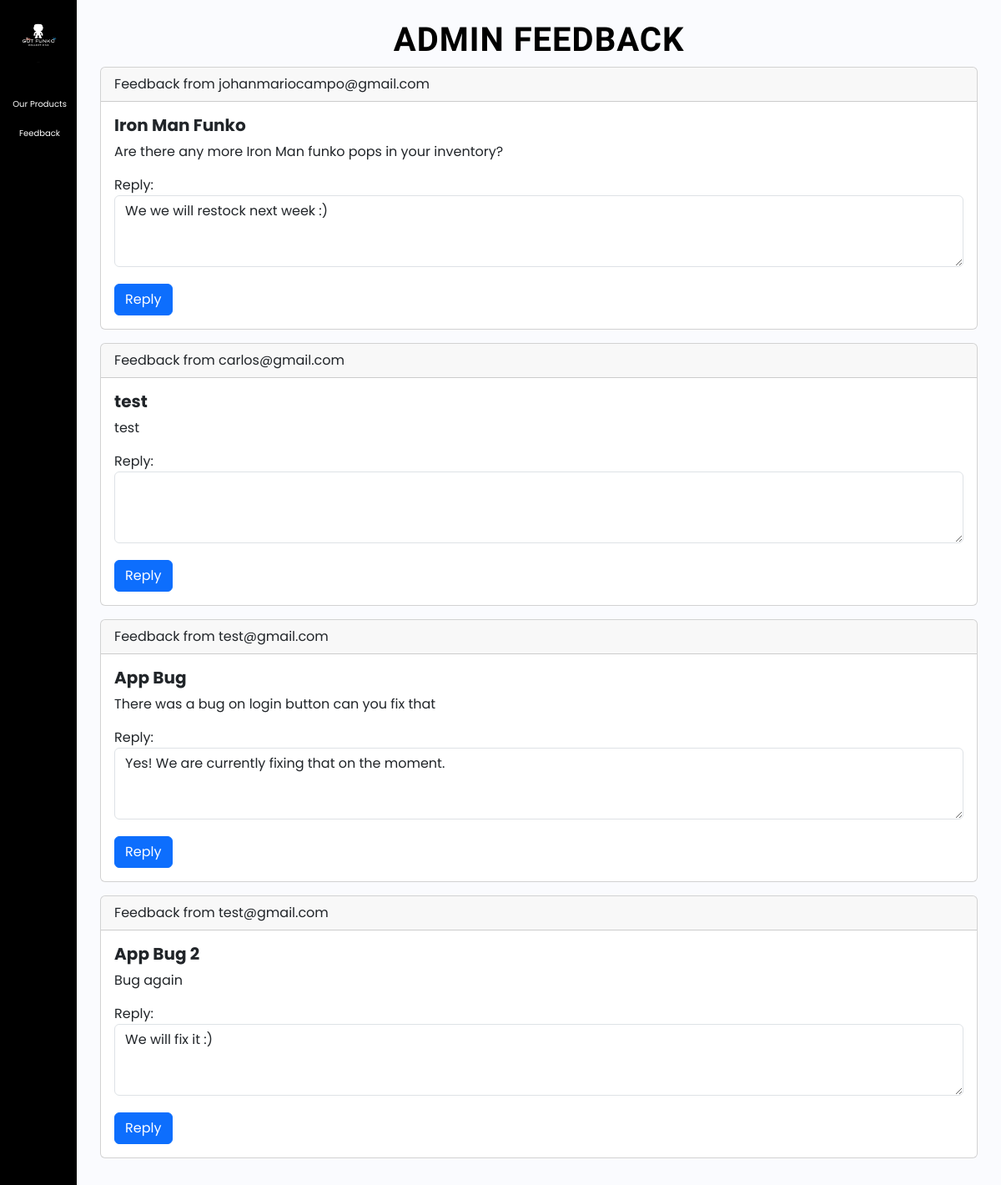
The app's page /AdminFeedback.php with its own data.
### tables this page shows
CREATE TABLE `customerfeedbacks` (
  `FeedbackID` int(11) NOT NULL,
  `Email` varchar(50) NOT NULL,
  `FeedbackTitle` varchar(50) NOT NULL,
  `FeedbackContent` varchar(500) NOT NULL,
  `reply` varchar(255) NOT NULL
);

### AdminFeedback.php (the view, shortened to what this page needs)
<!DOCTYPE html>
<html lang="en">
<head>
    <link href="https://cdn.lineicons.com/4.0/lineicons.css" rel="stylesheet" />
    <link href="https://cdn.jsdelivr.net/npm/bootstrap@5.3.0-alpha3/dist/css/bootstrap.min.css" rel="stylesheet"
>
    <link rel="stylesheet" href="style.css">
</head>
<body>
    <div class="wrapper">
        <aside id="sidebar">
            <div class="sidebar-logo">
                <img src="img/CircularLogo.jpg" alt="Logo"
                    style="width: 100%; max-width: 120px; display: block; margin: 0 auto;">
            </div>
            <ul class="sidebar-nav">
                <li class="sidebar-item">
                    <a href="AdminInventory.php" class="sidebar-link" title="Our Products">
                        <span><br>Our Products</span>
                    </a>
                </li>
                <li class="sidebar-item">
                    <a href="AdminFeedback.php" class="sidebar-link" title="Feedback">
                        <span>Feedback</span>
                    </a>
                </li>
            </ul>
            <div class="sidebar-footer">
                <a href="login.php" class="sidebar-link" title="Logout">
                </a>
            </div>
        </aside>
        <div class="main p-3">
            <div class="text-center">
                <h1 class="inventory-title">Admin Feedback</h1>
            </div>
            <div class="container">
                <?php
                $conn = mysqli_connect('localhost', 'root', '', 'login_system');
                $sql = "SELECT * FROM customerfeedbacks";
                $result = mysqli_query($conn, $sql);
                if (mysqli_num_rows($result) > 0) {
                    while ($row = mysqli_fetch_assoc($result)) {
                        ?>
                        <div class="card mb-3">
                            <div class="card-header">
                                Feedback from
                                <?php echo $row['Email']; ?>
                            </div>
                            <div class="card-body">
                                <h5 class="card-title"><strong>
                                        <?php echo $row['FeedbackTitle']; ?>
                                    </strong></h5>
                                <p class="card-text">
                                    <?php echo $row['FeedbackContent']; ?>
                                </p>
                                <form method="post" action="reply_handler.php">
                                    <div class="form-group">
                                        <label for="reply">Reply:</label>
                                        <textarea class="form-control" id="reply" name="reply"
                                            rows="3"><?php echo $row['reply']; ?></textarea>
                                    </div>
                                    <button type="submit" class="btn btn-primary">Reply</button>
                                </form>
                            </div>
                        </div>
                        <?php
                    }
                } else {
                    echo "No feedbacks found.";
                }
                ?>
            </div>
        </div>
    </div>
</body>
</html>

### style.css (style rules this page uses)
a { text-decoration: none; }
li { list-style: none; }
h1 { font-weight: 600; font-size: 1.5rem; }
body { font-family: 'Poppins', sans-serif; }
.wrapper { display: flex; }
.main { min-height: 100vh; width: 100%; overflow: hidden; transition: all 0.35s ease-in-out; background-color: #fafbfe; }
#sidebar { width: 100px; min-width: 80px; z-index: 1000; transition: all .25s ease-in-out; background-color: #000; display: flex; flex-direction: column; }
.sidebar-logo img { width: 120px; height: auto; }
.sidebar-logo { padding: 10px; display: flex; justify-content: center; align-items: center; }
.sidebar-nav { padding: 0; flex: 1 1 auto; display: flex; flex-direction: column; align-items: center; }
.sidebar-link { padding: .625rem 1.625rem; color: #FFF; display: flex; flex-direction: column; align-items: center; justify-content: center; font-size: 10px; text-align: center; white-space: nowrap; border-left: 3px solid transparent; width: 100%; transition: padding-left 0.3s; }
.sidebar-item { position: relative; width: 100%; }
.inventory-title { font-family: 'Bowlby One SC', sans-serif; font-size: 40px; display: inline-block; padding: 0.5rem 1rem; width: auto; margin: 0 auto; font-weight: 900; text-transform: uppercase; letter-spacing: 1px; color: black; }
.form-group { margin-bottom: 20px; }

### records on screen
customerfeedbacks: Email "johanmariocampo@gmail.com", FeedbackTitle "Iron Man Funko", FeedbackContent "Are there any more Iron Man funko pops in your inventory?", reply "We we will restock next week :)"
customerfeedbacks: Email "carlos@gmail.com", FeedbackTitle "test", FeedbackContent "test"
customerfeedbacks: Email "test@gmail.com", FeedbackTitle "App Bug", FeedbackContent "There was a bug on login button can you fix that", reply "Yes! We are currently fixing that on the moment."
customerfeedbacks: Email "test@gmail.com", FeedbackTitle "App Bug 2", FeedbackContent "Bug again", reply "We will fix it :)"
